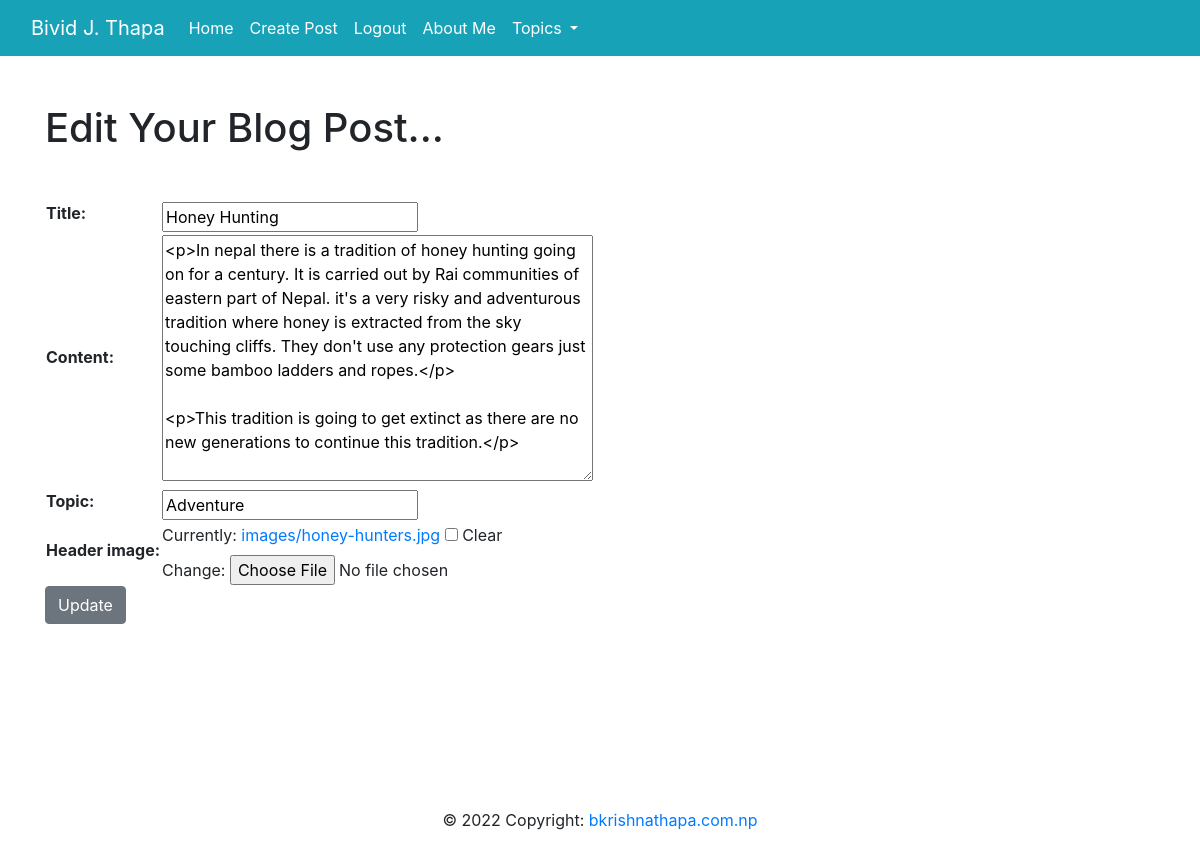
The app's page /blog/article/update/4 (signed in) with its own data.
### blog/models.py (models this page shows, shortened)
class Post(models.Model):
    title = models.CharField(max_length = 500)
    content=models.TextField(max_length = 3000)
    header_image = models.ImageField(null = True,blank=True,upload_to = "images/")
    topic= models.CharField(max_length = 50)
    author = models.ForeignKey(User, on_delete = models.CASCADE)
    published_date=models.DateTimeField(auto_now_add = True)

### blog/views.py (the view)
# urls.py: path('article/update/<int:pk>', UpdateEditView.as_view(), name='update'),
class UpdateEditView(UpdateView):
    model = Post
    template_name = 'edit_update.html'
    fields = ('title', 'content', 'topic','header_image')

### blog/templates/edit_update.html (shortened to what this page needs)
{% extends 'base.html' %}
    {% block content %}
{% if user.is_authenticated %}
        <h1>
        Edit Your Blog Post...
        </h1>
        <table>
      <div class="form-group">
        <form method="POST" enctype="multipart/form-data">
        {{ form.as_table }}
                 </div>
        </table>
                <button class="btn btn-secondary" type="submit"> Update</button>
    {% else %}
    <h1> Acess Denied!! Please Login First.</h1>
{% endif %}
{% endblock %}

### records on screen
Post: title "Honey Hunting", content "<p>In nepal there is a tradition of honey hunting going on for a century. It is carried out by Rai communities of eastern part of Nepal. it's a very risky and adventurous tradition where honey is extracted from the sky touching cliffs. They don't use any protection gears just some bamboo ladders and ropes.</p> <p>This tradition is going to get extinct as there are no new generations to continue this tradition.</p>", topic "Adventure"
